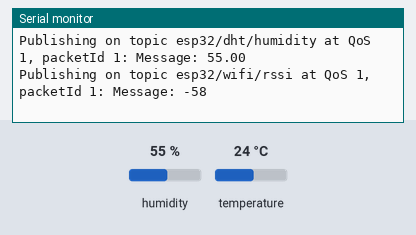
The sketch below on a simulated ESP32. On the bench: the last lines printed to the serial monitor. Inputs (shaded band) come from the test bench; at power-on: humidity 55 %, temperature 24 °C. WiFi joins after 1.5 s; servers stay silent unless stated; no MQTT or app messages arrive unless stated.

Above: at 18.0 s.
18.1 s: humidity set to 22 %
At 21.5 s:
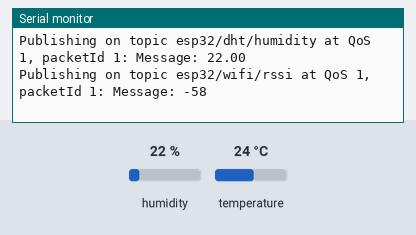
33.1 s: temperature set to 12 °C
At 41.5 s:
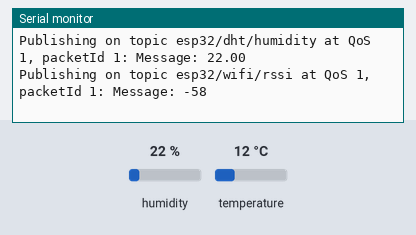
48.1 s: humidity set to 40 %
At 51.5 s:
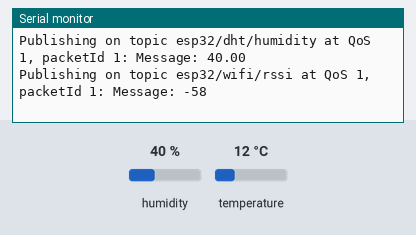
Timing chart, 0 to 53.0 s (numbered marks = the images above; inputs shaded):
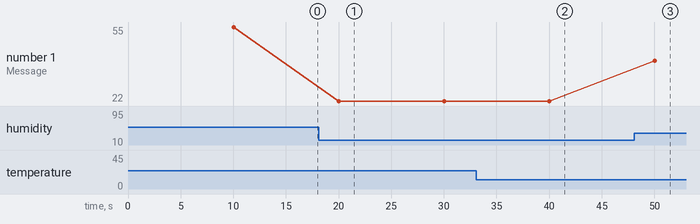

The sketch:

ESP32_DH22_MQTT.ino
```cpp
// Based on tutorial from https://randomnerdtutorials.com/esp32-mqtt-publish-dht11-dht22-arduino/
// Modified by Tom for Weather Station

#include "DHT.h"
#include <WiFi.h>
extern "C" {
  #include "freertos/FreeRTOS.h"
  #include "freertos/timers.h"
}
#include <AsyncMqttClient.h>

#define WIFI_SSID "xxxx"
#define WIFI_PASSWORD "xxxxx"

// Raspberry Pi Mosquitto MQTT Broker
#define MQTT_HOST IPAddress(10, 40, 40, 4)
// For a cloud MQTT broker, type the domain name
//#define MQTT_HOST "example.com"
#define MQTT_PORT 1883

// Temperature MQTT Topics
#define MQTT_PUB_TEMP "esp32/dht/temperature"
#define MQTT_PUB_HUM  "esp32/dht/humidity"
#define MQTT_PUB_RSSI "esp32/wifi/rssi"

// Digital pin connected to the DHT sensor
#define DHTPIN 4

// Uncomment whatever DHT sensor type you're using
#define DHTTYPE DHT11   // DHT 11
//#define DHTTYPE DHT22   // DHT 22  (AM2302), AM2321
//#define DHTTYPE DHT21   // DHT 21 (AM2301)

// Initialize DHT sensor
DHT dht(DHTPIN, DHTTYPE);

// Variables to hold sensor readings
float temp;
float hum;

AsyncMqttClient mqttClient;
TimerHandle_t mqttReconnectTimer;
TimerHandle_t wifiReconnectTimer;

unsigned long previousMillis = 0;   // Stores last time temperature was published
const long interval = 10000;        // Interval at which to publish sensor readings

void connectToWifi() {
  Serial.println("Connecting to Wi-Fi...");
  WiFi.begin(WIFI_SSID, WIFI_PASSWORD);
}

void connectToMqtt() {
  Serial.println("Connecting to MQTT...");
  mqttClient.connect();
}

void WiFiEvent(WiFiEvent_t event) {
  Serial.printf("[WiFi-event] event: %d\n", event);
  switch(event) {
    case SYSTEM_EVENT_STA_GOT_IP:
      Serial.println("WiFi connected");
      Serial.println("IP address: ");
      Serial.println(WiFi.localIP());
      connectToMqtt();
      break;
    case SYSTEM_EVENT_STA_DISCONNECTED:
      Serial.println("WiFi lost connection");
      xTimerStop(mqttReconnectTimer, 0); // ensure we don't reconnect to MQTT while reconnecting to Wi-Fi
      xTimerStart(wifiReconnectTimer, 0);
      break;
  }
}

void onMqttConnect(bool sessionPresent) {
  Serial.println("Connected to MQTT.");
  Serial.print("Session present: ");
  Serial.println(sessionPresent);
}

void onMqttDisconnect(AsyncMqttClientDisconnectReason reason) {
  Serial.println("Disconnected from MQTT.");
  if (WiFi.isConnected()) {
    xTimerStart(mqttReconnectTimer, 0);
  }
}

/*void onMqttSubscribe(uint16_t packetId, uint8_t qos) {
  Serial.println("Subscribe acknowledged.");
  Serial.print("  packetId: ");
  Serial.println(packetId);
  Serial.print("  qos: ");
  Serial.println(qos);
}
void onMqttUnsubscribe(uint16_t packetId) {
  Serial.println("Unsubscribe acknowledged.");
  Serial.print("  packetId: ");
  Serial.println(packetId);
}*/

void onMqttPublish(uint16_t packetId) {
  Serial.print("Publish acknowledged.");
  Serial.print("  packetId: ");
  Serial.println(packetId);
}

void setup() {
  Serial.begin(115200);
  Serial.println();

  dht.begin();

  mqttReconnectTimer = xTimerCreate("mqttTimer", pdMS_TO_TICKS(2000), pdFALSE, (void*)0, reinterpret_cast<TimerCallbackFunction_t>(connectToMqtt));
  wifiReconnectTimer = xTimerCreate("wifiTimer", pdMS_TO_TICKS(2000), pdFALSE, (void*)0, reinterpret_cast<TimerCallbackFunction_t>(connectToWifi));

  WiFi.onEvent(WiFiEvent);

  mqttClient.onConnect(onMqttConnect);
  mqttClient.onDisconnect(onMqttDisconnect);
  //mqttClient.onSubscribe(onMqttSubscribe);
  //mqttClient.onUnsubscribe(onMqttUnsubscribe);
  mqttClient.onPublish(onMqttPublish);
  mqttClient.setServer(MQTT_HOST, MQTT_PORT);
  // If your broker requires authentication (username and password), set them below
  //mqttClient.setCredentials("REPlACE_WITH_YOUR_USER", "REPLACE_WITH_YOUR_PASSWORD");
  connectToWifi();
}

void loop() {
  unsigned long currentMillis = millis();
  // Every X number of seconds (interval = 10 seconds)
  // it publishes a new MQTT message
  if (currentMillis - previousMillis >= interval) {
    // Save the last time a new reading was published
    previousMillis = currentMillis;
    // New DHT sensor readings
    hum = dht.readHumidity();
    // Read temperature as Celsius (the default)
    temp = dht.readTemperature();
    // Read temperature as Fahrenheit (isFahrenheit = true)
    //temp = dht.readTemperature(true);

    // Check if any reads failed and exit early (to try again).
    if (isnan(temp) || isnan(hum)) {
      Serial.println(F("Failed to read from DHT sensor!"));
      return;
    }

    // Publish an MQTT message on topic esp32/dht/temperature
    uint16_t packetIdPub1 = mqttClient.publish(MQTT_PUB_TEMP, 1, true, String(temp).c_str());
    Serial.printf("Publishing on topic %s at QoS 1, packetId: %i", MQTT_PUB_TEMP, packetIdPub1);
    Serial.printf("Message: %.2f \n", temp);

    // Publish an MQTT message on topic esp32/dht/humidity
    uint16_t packetIdPub2 = mqttClient.publish(MQTT_PUB_HUM, 1, true, String(hum).c_str());
    Serial.printf("Publishing on topic %s at QoS 1, packetId %i: ", MQTT_PUB_HUM, packetIdPub2);
    Serial.printf("Message: %.2f \n", hum);

    // Publish wifi RSSI MQTT message on topic esp32/wifi/rssi
    long rssi = WiFi.RSSI();
    uint16_t packetIdPub3 = mqttClient.publish(MQTT_PUB_RSSI, 1, true, String(rssi).c_str());
    Serial.printf("Publishing on topic %s at QoS 1, packetId %i: ", MQTT_PUB_RSSI, packetIdPub3);
    Serial.printf("Message: %d \n", rssi);

  }
}
```

Measured:
- after the input at 18.1 s, the serial monitor: prints a new line after 1.9 s (image 1)
- after the input at 33.1 s, the serial monitor: prints a new line after 6.9 s (image 2)
- after the input at 48.1 s, the serial monitor: prints a new line after 1.9 s (image 3)
- plotted number 1: 55 → 22 after the input at 18.1 s, 22 → 40 after the input at 48.1 s
